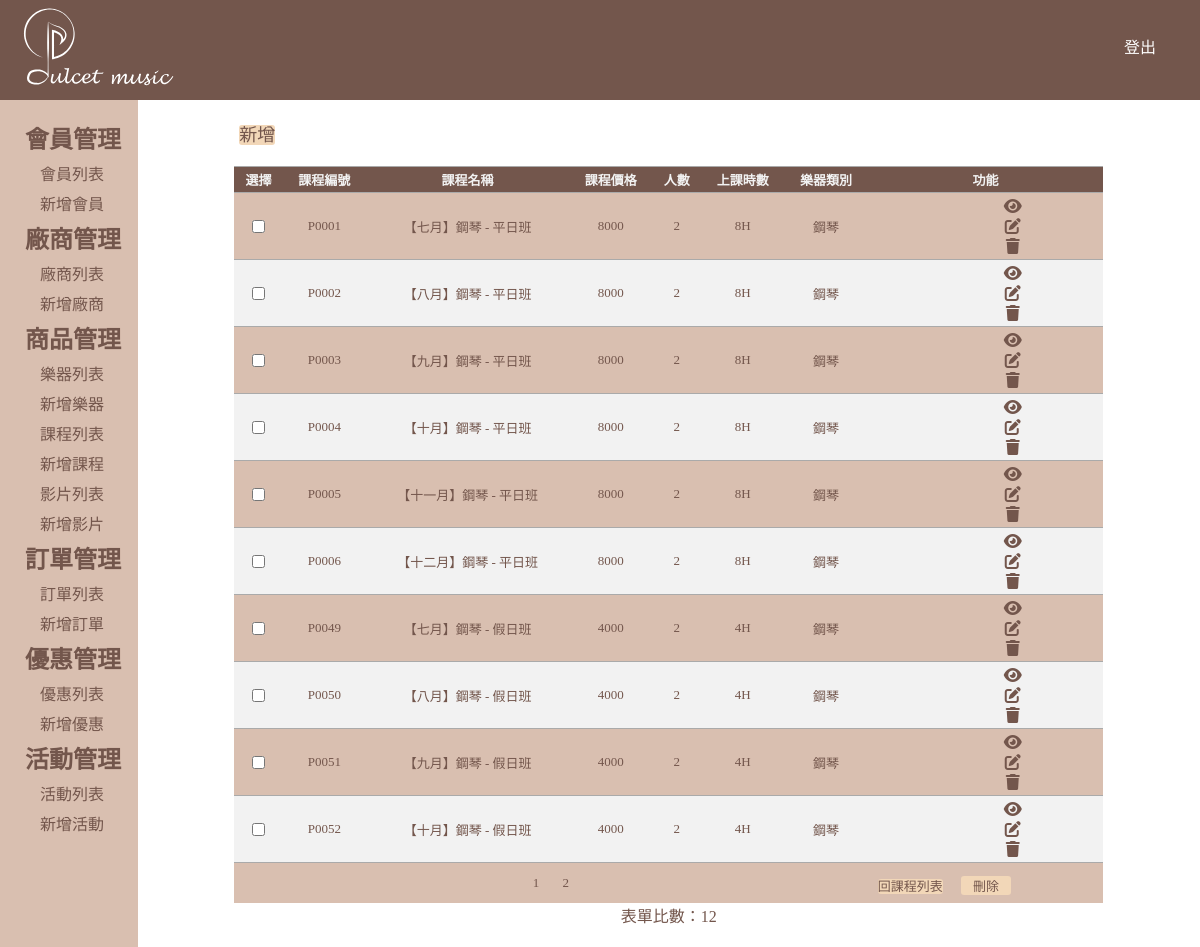
Screenshot of /music/coures/course_search.php?Category=1 (signed in) with the database file from the repository.
### tables this page shows
CREATE TABLE `product` (
  `PId` varchar(10) NOT NULL COMMENT '商品編號',
  `PName` varchar(100) DEFAULT NULL COMMENT '商品名稱',
  `PImg` varchar(200) DEFAULT NULL COMMENT '圖片檔名',
  `PVideo` varchar(100) DEFAULT NULL COMMENT '影片檔名',
  `PPrice` varchar(7) DEFAULT NULL COMMENT '商品價格',
  `PQty` int(4) DEFAULT NULL COMMENT '商品數量/人數',
  `PTime` varchar(50) DEFAULT NULL COMMENT '影片/上課時數',
  `PDesciption` varchar(100) DEFAULT NULL COMMENT '商品描述',
  `PCategoryId` varchar(20) DEFAULT NULL COMMENT '商品類別編號',
  `PInstrumentId` varchar(20) DEFAULT NULL COMMENT '樂器類別編號',
  `PCompanyId` varchar(20) DEFAULT NULL COMMENT '上架廠商編號',
  `created_at` datetime NOT NULL DEFAULT CURRENT_TIMESTAMP COMMENT '新增時間',
  `update_at` datetime NOT NULL DEFAULT CURRENT_TIMESTAMP ON UPDATE CURRENT_TIMESTAMP COMMENT '更新時間'
);

CREATE TABLE `musical_category` (
  `CategoryId` varchar(5) NOT NULL COMMENT '類別編號',
  `CategoryName` varchar(15) NOT NULL COMMENT '類別名稱',
  `created_at` datetime NOT NULL DEFAULT CURRENT_TIMESTAMP COMMENT '新增時間',
  `update_at` datetime NOT NULL DEFAULT CURRENT_TIMESTAMP ON UPDATE CURRENT_TIMESTAMP COMMENT '更新時間'
);

### music/coures/course_search.php (the view, shortened to what this page needs)
<?php
require_once('../../checkSession.php');
require_once('../../db.inc.php');
$search=$_GET['search'];
$priceMin=(int)$_GET['priceMin'];
$priceMax=(int)$_GET['priceMax'];
$Category=$_GET['Category'];
$arrSQL=array();
$sqlTotal = "SELECT count(1) FROM `product` WHERE `PCategoryId` = 'C' ";
    $sql = "SELECT `PId`,`PImg`, `PName`, `PPrice`, `PQty`, `PTime`,
                `PDesciption`,
                `musical_category`.`CategoryId` AS 'PInstrumentId',  `musical_category`.`CategoryName` AS 'PInstrumentName',
                `product_category`.`CategoryId` AS 'PCategoryId' , `product_category`.`CategoryName` AS 'PCategoryName'
                FROM `product` INNER JOIN `musical_category` INNER JOIN `product_category`
                ON `product`.`PInstrumentId` = `musical_category`.`CategoryId` AND `product`.`PCategoryId` = `product_category`.`CategoryId`
                WHERE `PCategoryId` = 'C' ";
if($Category!='0'){
    $arrSQL[]=" AND `PInstrumentId`='$Category'";
}
foreach($arrSQL as $value){
    $sql.=$value;
    $sqlTotal.=$value;
}
$sql.=" ORDER BY `PId` ASC ";
$total = $pdo->query($sqlTotal)->fetch(PDO::FETCH_NUM)[0];
$numPerPage = 10;
$totalPages = ceil($total/$numPerPage);
$page = isset($_GET['page']) ? (int)$_GET['page'] : 1;
$page = $page < 1 ? 1 : $page;
?>
<html>
<head>
 <link rel="stylesheet"  type="text/css" href="../../css/css-ALL.css">
        </head>
        <body>
            <header class="header">
             <figure>
            <img src="../../css/logo_rectangle.svg" title="Logo"  style="height:100px">
        </figure>
        <a href="../../logout.php?logout=1" style="margin:20px">登出</a>
            </header>
    <div class="wrap">
        <div class="left-wrap">
            <?php require_once("./list.php"); ?>
        </div>
        <div class="right-wrap">
    <form class="title-form" action="">
        <a class="inp-addbtn" href="course_new.php">新增</a>
    </form>
<form name="myForm" method="POST" action="course_deleteIds.php">
    <table class="table">
    <thead>
            <tr>
                <th class="border">選擇</th>
                <th class="border">課程編號</th>
                <th class="border">課程名稱</th>
                <th class="border">課程價格</th>
                <th class="border">人數</th>
                <th class="border">上課時數</th>
                <th class="border">樂器類別</th>
                <th class="border">功能</th>
            </tr>
        </thead>
        <tbody>
<?php
$sql.="LIMIT ?, ? ";
$arrParam = [($page - 1) * $numPerPage, $numPerPage];
$stmt = $pdo->prepare($sql);
$stmt->execute($arrParam);
        if($stmt->rowCount() > 0) {
            $arr = $stmt->fetchAll(PDO::FETCH_ASSOC);
            for($i = 0; $i < count($arr); $i++) {
        ?>
            <tr>
                <td class="border check">
                    <input type="checkbox" name="chk[]" value="<?php echo $arr[$i]['PId']; ?>" />
                </td>
                <td class="border check"><?php echo $arr[$i]['PId']; ?></td>
                <td class="border check"><?php echo $arr[$i]['PName']; ?></td>
                <td class="border check"><?php echo $arr[$i]['PPrice']; ?></td>
                <td class="border check"><?php echo $arr[$i]['PQty']; ?></td>
                <td class="border check"><?php echo $arr[$i]['PTime']; ?></td>
                <td class="border check"><?php echo $arr[$i]['PInstrumentName']; ?></td>
                <td class="border"  style="padding-left:120px">
                    <a class="inp-delete" href="./course_view.php?viewId=<?php echo $arr[$i]['PId']; ?>"><i class="fas fa-eye"></i></a>
                    <a class="inp-delete" href="./course_edit.php?editId=<?php echo $arr[$i]['PId']; ?>"><i class="fas fa-edit"></i></a>
                    <a class="inp-delete" href="./course_delete.php?deleteId=<?php echo $arr[$i]['PId']; ?>"><i class="fas fa-trash"></i></a>
                </td>
            </tr>
        <?php
            }
        } else {
        ?>
            <tr>
                <td class="border" colspan="9">沒有資料</td>
            </tr>
        <?php
        }
        ?>
        </tbody>
        <tfoot>
            <tr>
                <td class="border text-align-center" colspan="7">
                <?php for($i = 1; $i <= $totalPages; $i++){ ?>
                    <a class="tfoot-number"href="?search=<?php echo $search?>&priceMin=<?php echo $priceMin?>&priceMax=<?php echo $priceMax?>&Category=<?php echo $Category?>&page=<?= $i ?>"><?= $i ?></a>
                <?php } ?>
                </td>
                <td class="border">
                     <a class="inp-addbtn" href="./course_index.php">回課程列表</a>
                     <input class="inp-addbtn" type="submit" name="smb" value="刪除">
                </td>
            </tr>
        </tfoot>
    </table>
</form>
   <div class="text-align-center fontfamily">
        表單比數：<?php echo $total; ?>
       </div>

### css/css-ALL.css (style rules this page uses)
:root { --mainFont-family: 微軟正黑體; --color01: #F2D7B8; --color02: #73564C; --color03: #BF8F73; --color04: #D9BFB0; --color05: #f2f2f2; --font-medium: medium; }
* { padding: 0; margin: 0; box-sizing: border-box; }
a { text-decoration: none; }
.header { width: 100%; height: 100px; line-height: 55px; background-color: var(--color02); display: flex; justify-content: space-between; }
.header a { display: block; width: 80px; text-align: center; padding: 0 20px; color:#fff; font-size: var(--font-medium); font-family: var(--mainFont-family); }
.wrap { width: 100%; display:flex; align-items: stretch; }
.left-wrap { width: 13%; min-height: 100vh; background-color: var(--color04); padding-top: 20px; }
.right-wrap { width: 100%; height: 100%; padding: 20px; }
.right-wrap .table { width:85%; margin: 0 auto; border-collapse: collapse; font-family: var(--mainFont-family); }
.right-wrap .border { border-top: 1px solid var(--color02); padding: 3px 5px; }
.right-wrap .check { text-align: center; }
.title-form { width: 85%; margin: 0 auto; margin-bottom: 20px; font-family: var(--mainFont-family); font-size: large; color:var(--color02); }
.title-form .inp-searchbtn , .inp-addbtn { width: 50px; border: 0; font-size: var(--font-size); color: var(--color02); background-color: var(--color01); font-family: var(--mainFont-family); border-radius: 3px; margin:10px 10px 5px 5px; }
.table thead { background: var(--color02); color: var(--color05); font-size: large; }
.table > tbody > tr:nth-child(odd) { background: var(--color04); color: var(--color02); }
.table > tbody > tr:nth-child(even) { background: var(--color05); color: var(--color02); }
.table .border { border: 0; border-top:1px #AAAAAA solid; padding: 3px 5px; font-size: small; }
.right-wrap .inp-delete { display: block; text-align: center; padding: 2px 0; width: 50px; border: 0; font-size: var(--font-medium); color: var(--color02); border-radius: 3px; }
tfoot > tr { background: var(--color04); }
.tfoot-number { color: var(--color02); margin:10px; }
.text-align-center { text-align:center; }
.fontfamily { font-family: var(--mainFont-family); color:var(--color02); }

### rows the page displays
product: PId "P0001", PName "【七月】鋼琴 - 平日班", PPrice "8000", PQty "2", PTime "8H", musical_category.CategoryName "鋼琴"
product: PId "P0002", PName "【八月】鋼琴 - 平日班", PPrice "8000", PQty "2", PTime "8H", musical_category.CategoryName "鋼琴"
product: PId "P0003", PName "【九月】鋼琴 - 平日班", PPrice "8000", PQty "2", PTime "8H", musical_category.CategoryName "鋼琴"
product: PId "P0004", PName "【十月】鋼琴 - 平日班", PPrice "8000", PQty "2", PTime "8H", musical_category.CategoryName "鋼琴"
product: PId "P0005", PName "【十一月】鋼琴 - 平日班", PPrice "8000", PQty "2", PTime "8H", musical_category.CategoryName "鋼琴"
product: PId "P0006", PName "【十二月】鋼琴 - 平日班", PPrice "8000", PQty "2", PTime "8H", musical_category.CategoryName "鋼琴"
product: PId "P0049", PName "【七月】鋼琴 - 假日班", PPrice "4000", PQty "2", PTime "4H", musical_category.CategoryName "鋼琴"
product: PId "P0050", PName "【八月】鋼琴 - 假日班", PPrice "4000", PQty "2", PTime "4H", musical_category.CategoryName "鋼琴"
product: PId "P0051", PName "【九月】鋼琴 - 假日班", PPrice "4000", PQty "2", PTime "4H", musical_category.CategoryName "鋼琴"
product: PId "P0052", PName "【十月】鋼琴 - 假日班", PPrice "4000", PQty "2", PTime "4H", musical_category.CategoryName "鋼琴"

### other values shown
$total "12"
